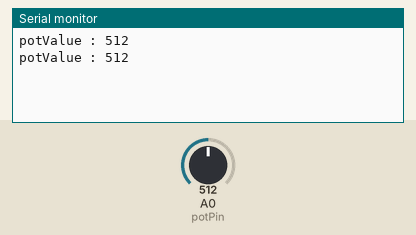
A sketch run on a simulated Arduino Uno, built with avr-gcc and run on an emulated ATmega328P. Parts: the last lines printed to the serial monitor. Inputs (shaded band) come from the test bench; at power-on: A0 (potPin) = 512.

Above: at 2.2 s.
2.3 s: A0 (potPin) set to 716
At 3.6 s:
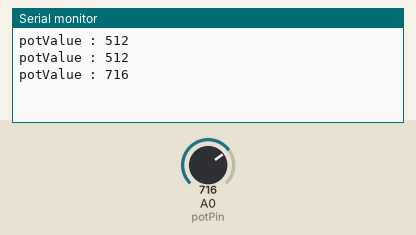
3.8 s: A0 (potPin) set to 900
At 4.6 s:
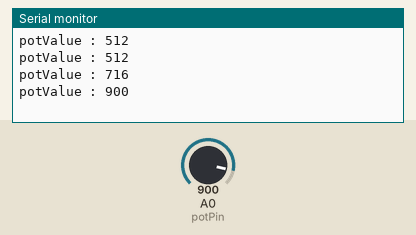
Timing chart, 0 to 6.8 s (numbered marks = the images above; inputs shaded):
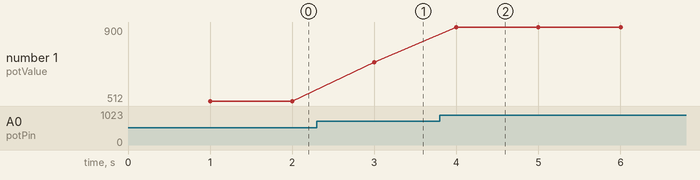

Measured:
- after the input at 2.3 s, the serial monitor: prints a new line after 0.70 s (image 1)
- after the input at 3.8 s, the serial monitor: prints a new line after 0.20 s (image 2)
- plotted number 1: 512 → 716 after the input at 2.3 s, 716 → 900 after the input at 3.8 s

The sketch:

PoT_Values.ino
```cpp
const int potPin = A0;
int potValue = 0;
void setup() {
Serial.begin(9600);
delay(1000);
}
void loop()
{
potValue = analogRead(potPin);
Serial.print("potValue : ");
Serial.println(potValue);
delay(1000);
}
```
